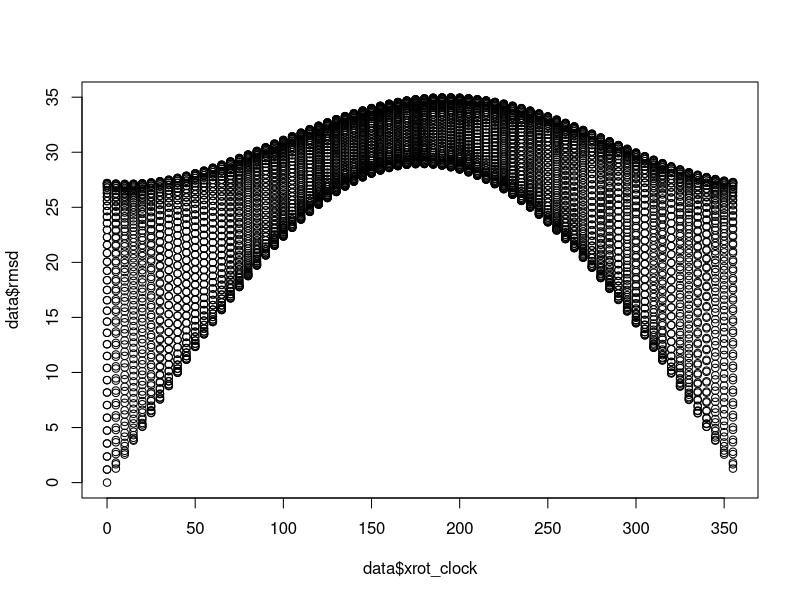
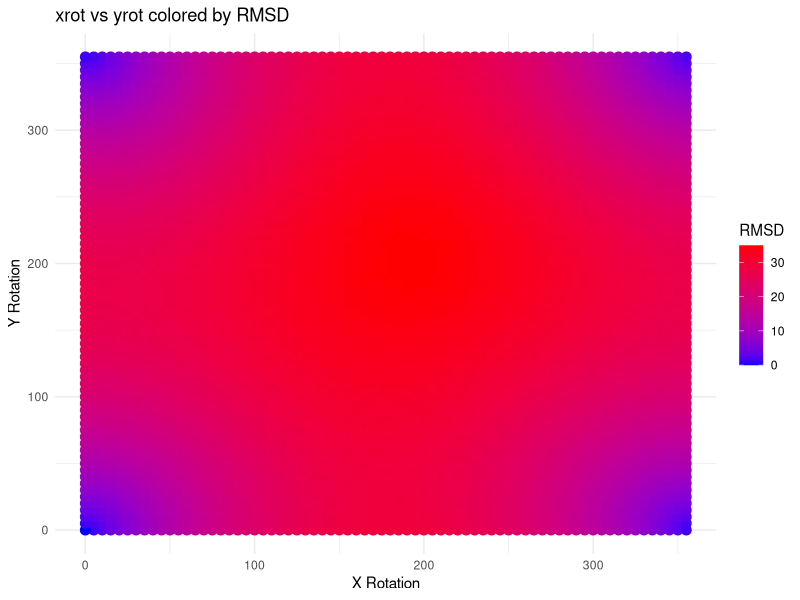

Write R code to recreate these figures, in order.
library(ggplot2)
data <- read.csv("rmsd_log.csv")
plot(data$xrot_clock, data$rmsd)

ggplot(data, aes(x = xrot_clock, y = yrot_clock, color = rmsd)) +
  geom_point(size = 3) +
  scale_color_gradient(low = "blue", high = "red") +
  theme_minimal() +
  labs(title = "xrot vs yrot colored by RMSD",
       x = "X Rotation",
       y = "Y Rotation",
       color = "RMSD")
